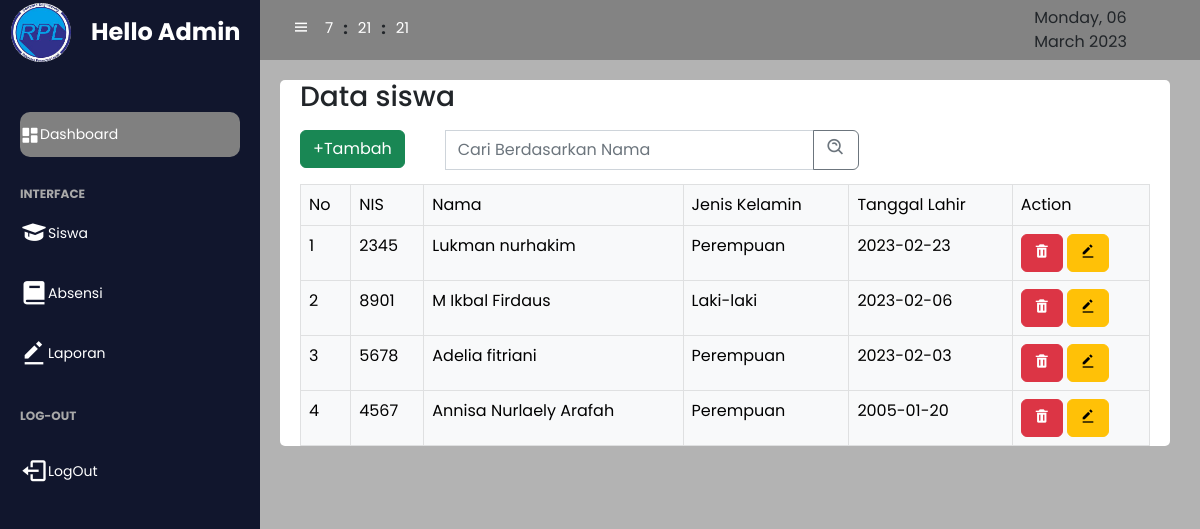
The page /admin/index.php?page=siswa on the database as committed earlier.
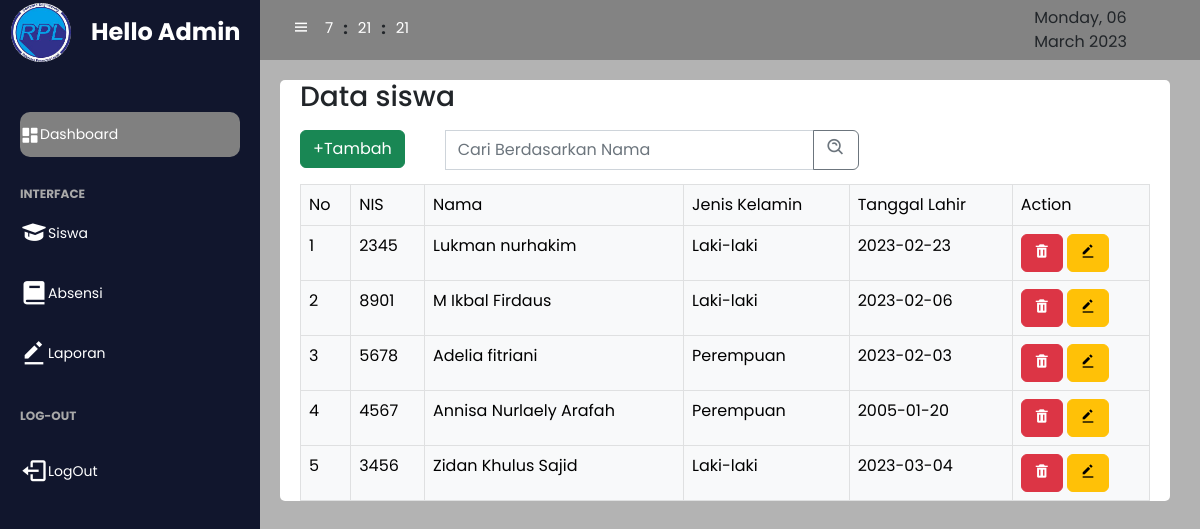
The same page on the database as committed later.
### tables this page shows
CREATE TABLE `siswa` (
  `id` int(11) NOT NULL,
  `nis` varchar(11) NOT NULL,
  `nama` varchar(45) NOT NULL,
  `jenis_kelamin` enum('Laki-laki','Perempuan') NOT NULL,
  `tanggal_lahir` date NOT NULL
);

### admin/siswa.php (the view, shortened to what this page needs)
<?php
include "../bot.php";
include "../koneksi.php";
?>
<link rel="stylesheet" href="../patch/style.css">
<section id="data-siswa">
<div class="table-data">
<h3>Data siswa</h3>
<div class="row py-2">
    <div class="col-2">
    <a href="index.php?page=tambah_data"><button type="button" class="btn btn-success mb-2">+Tambah</button> </a>
    </div>
    <div class="col-6">
    <form action="" class="acion">
    <div class="input-group">
        <input type="text" name="search" class="form-control" placeholder="Cari Berdasarkan Nama" aria-label="Recipient's username" aria-describedby="button-addon2">
        <button class="btn btn-outline-secondary" type="submit" name="cari" id="button-addon2"><i class='bx bx-search-alt fs-5'></i></button>
    </div>
    </form>
    </div>
</div>
<table class="table table-light table-bordered py-3">
    <tr>
        <td>No</td>
        <td>NIS</td>
        <td>Nama</td>
        <td>Jenis Kelamin</td>
        <td>Tanggal Lahir</td>
        <td>Action</td>
    </tr>
    <?php
    if(isset($_GET['search'])){
        $nama = $_GET['search'];
        $query = "SELECT * FROM siswa where nama like '%$nama%'";
        $result= $conn->query($query);
    }else {
        $query = "SELECT * FROM siswa";
        $result= $conn->query($query);
    }
    $no= 1;
    while ($data = $result->fetch_assoc()){
    ?>
        <tr>
            <td><?php echo $no++;?></td>
            <td><?php echo $data["nis"] ?></td>
            <td><?php echo $data["nama"] ?></td>
            <td><?php echo $data["jenis_kelamin"] ?></td>
            <td><?php echo $data["tanggal_lahir"] ?></td>
            <td>
            <button type="button" class="btn btn-danger" data-bs-toggle="modal" data-bs-target="#deleteModal">
            <i class='bx bxs-trash'></i>
            </button>
            <a href="index.php?page=edit&nis=<?php echo $data['nis']?>"><button type="button" class="btn btn-warning"><i class='bx bxs-edit-alt'></i></button></a></td>
        </tr>
    <?php
    }
    ?>
</table>
</div>
</section>
<?php
include "../footer.php";
?>

### bot.php (shortened to what this page needs)
<!doctype html>
<html lang="en">
  <head>
    <link href="https://cdn.jsdelivr.net/npm/bootstrap@5.2.3/dist/css/bootstrap.min.css" rel="stylesheet">
    <link href='https://unpkg.com/boxicons@2.1.4/css/boxicons.min.css' rel='stylesheet'>
</head>
<body>

### admin/index.php (shortened to what this page needs)
<?php
include "../bot.php";
include "../koneksi.php";
?>
<link rel="stylesheet" href="../patch/style.css">
<section id="sidebar">
        <a href="#" class="brand mt-2">
            <img class="img-fluid rounded-circle " src="patch/img/logo.jpg" alt="" width="60px" height="60px">
            <p>Hello Admin</p>
        </a>
        <ul class="side-menu navbar-nav">
            <li class="nav-item"><a href="?page=home" class="active nav-link"><i class='bx bxs-dashboard nav-item fs-5'></i><span>Dashboard</span></a></li>
            <li class="divider" data-text="interface">Interface</li>
            <li><a href="?page=siswa"><i class='bx bxs-graduation fs-3'></i> <span>Siswa</span></a></li>
            <li><a href="?page=absen"><i class='bx bxs-book fs-3'></i> <span>Absensi</span></a></li>
            <li><a href="?page=laporan"><i class='bx bxs-edit-alt fs-3'></i><span>Laporan</span></a></li>
            <li class="divider" data-text="log-out">Log-out</li>
            <li><a href="../logout.php"><i class='bx bx-log-out fs-3 py-3'></i><span>LogOut</span></a></li>
        </ul><br>
    </section>
    <section id="content">
        <nav>
            <div class="container-fluid">
                <i class='bx bx-menu toggle-sidebar'></i>
            </div>
            <div class="jam-digital-malasngoding">
                    <div class="kotak">
                        <p id="jam"> </p>
                    </div>
                    <div class="kotak">
                    <b>:</b>
                    </div>
                    <div class="kotak">
                        <p id="menit"></p>
                    </div>
                    <div class="kotak">
                    <b>:</b>
                    </div>
                    <div class="kotak">
                        <p id="detik"></p>
                    </div>
                </div>
                <?php
                print date('l, d F Y');
                ?>
        </nav>
    <main>
<?php
if (isset($_GET['page'])) {
    $page = $_GET['page'];
    switch ($page) {
        case 'siswa':
            include "siswa.php";
            break;
    }
}else {
    include "home.php";
    include "../footer.php";
}
?>
</main>
</section>

### footer.php (shortened to what this page needs)
  </body>
</html>

### patch/style.css (style rules this page uses)
* { font-family: 'poppins', sans-serif; margin: 0; padding: 0; box-sizing: border-box; }
body { background-color: #b3b3b3; font-family: 'poppins',sans-serif; }
html { overflow: hidden; }
nav { background:#838383 ; height: 60px; padding: 0 20px; display: flex; align-items: center; grid-gap: 28px; position: sticky; top: 0; left: 0; z-index: 100; box-shadow: #D0E4FF; }
nav .toggle-sidebar { font-size: 18px; cursor: pointer; }
nav .bx-menu { color: #fff; }
.jam-digital-malasngoding { left: 50px; top: 2px; overflow: hidden; padding: 10px; position: absolute; }
.kotak { align-items: center; float: left; padding: 5px; }
.jam-digital-malasngoding p { color: #fff; float: right; font-size: 15px; text-align: center; }
#sidebar { position: fixed; max-width: 260px; width: 100%; background: #11162D ; top:0; left: 0; height:100% ; overflow-y: auto; scrollbar-width: none; transition: all .3s ease; z-index: 200; color: #fff; }
#sidebar a img { margin-top:-15px ; }
#sidebar .brand { font-size: 24px; display: flex; align-items: center; height: 64px; font-weight: 700; color: #fff; position: sticky; top: 0; left: 0; z-index: 100; background: #11162D; transition: all .3s ease; padding: 0 11px; text-decoration: none; }
#sidebar .brand p { padding-left: 20px; }
#sidebar .side-menu { margin: 36px 0; padding: 0 20px ; transition: all .3s ease ; }
#sidebar .side-menu a { display: flex; align-items: center; font-size: 14px; color: white ; padding: 12px 16px 12px 0; transition: all .3s ease; margin:4px 0; white-space: nowrap; text-decoration: none; }
#sidebar .side-menu > li > a.active, #sidebar .side-menu a.active:hover { background:grey; color: white; border-radius: 10px; }
#sidebar .divider { margin-top: 24px; font-size: 12px; text-transform: uppercase; font-weight: 700; color: darkgray; transition: all .3s ease; white-space: nowrap; }
#content { position: relative; width: calc(100% - 260px); left: 260px; transition: all .3s ease; }
main { width: 100%; padding: 20px 20px 20px 20px; }
#data-siswa { background-color: white; margin-right: 10px; border-radius: 5px; }
.table-data { margin-right: 20px; margin-left: 20px; }
.table { border-radius: 10px; }

Rows that differ between the two databases and show on the page:
changed siswa "Lukman nurhakim": jenis_kelamin "Perempuan" → "Laki-laki"
added siswa: nis "3456", nama "Zidan Khulus Sajid", jenis_kelamin "Laki-laki", tanggal_lahir "2023-03-04"
